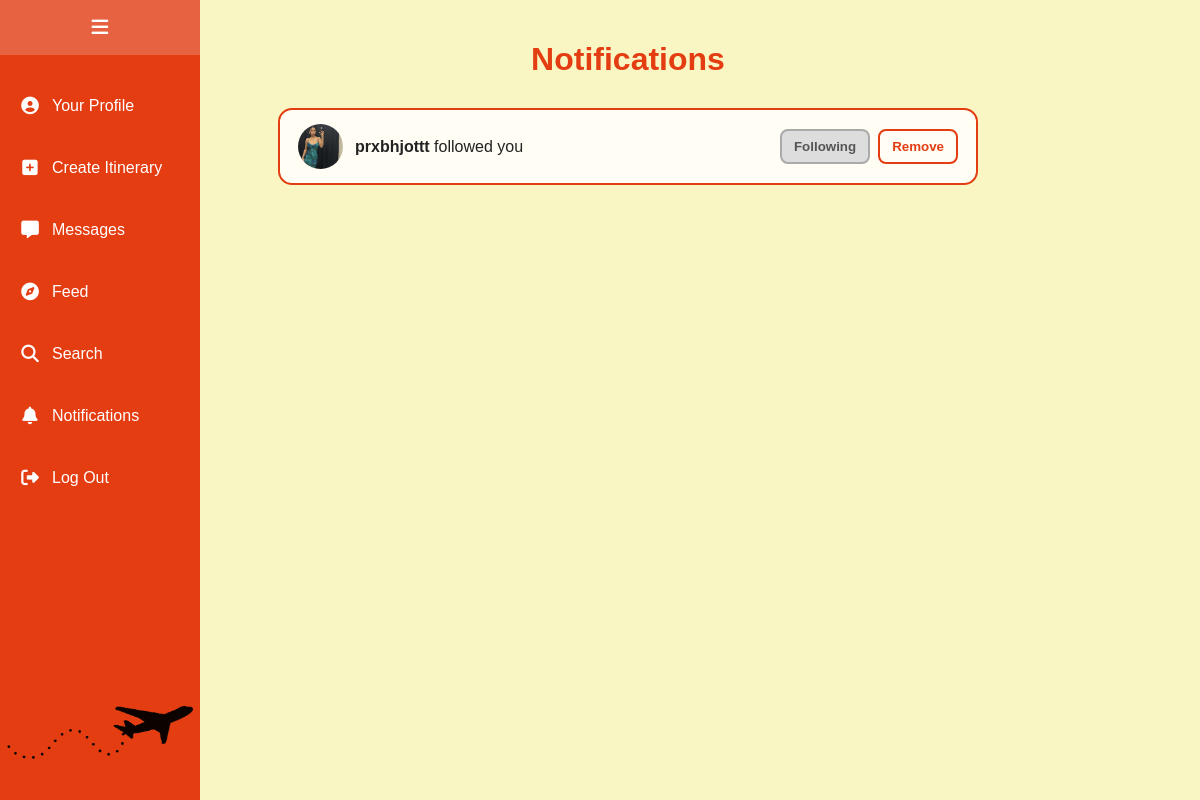
Screenshot of /notifications (signed in) with the database file from the repository.
### app.py (models this page shows, shortened)
class User(db.Model):
    id = db.Column(db.Integer, primary_key=True)
    email = db.Column(db.String(120), unique=True, nullable=False)
    phone = db.Column(db.String(20), nullable=False)
    password_hash = db.Column(db.String(255), nullable=False)
    username = db.Column(db.String(50), unique=True, nullable=True)
    bio = db.Column(db.Text, nullable=True)
    avatar_url = db.Column(db.String(255), nullable=True)
    interest_1 = db.Column(db.String(25), nullable=True)
    interest_2 = db.Column(db.String(25), nullable=True)
    interest_3 = db.Column(db.String(25), nullable=True)
    interest_4 = db.Column(db.String(25), nullable=True)
    interest_5 = db.Column(db.String(25), nullable=True)

### app.py (the view)
@app.route('/notifications')
def notifications():
    current_user_id = session.get("user_id")
    if not current_user_id:
        return redirect(url_for('login_page'))
    follower_records = Follow.query.filter_by(
        following_id=current_user_id
    ).order_by(Follow.created_at.desc()).all()
    notifications = []
    for record in follower_records:
        follower = User.query.get(record.follower_id)
        if follower:
            is_following_back = Follow.query.filter_by(
                follower_id=current_user_id,
                following_id=follower.id
            ).first() is not None
            notifications.append({
                "follower": follower,
                "is_following_back": is_following_back
            })
    return render_template(
        'notifications.html',
        notifications=notifications
    )

### templates/notifications.html (shortened to what this page needs)
<!DOCTYPE html>
<html>
<head>
    <link rel="stylesheet" href="https://cdnjs.cloudflare.com/ajax/libs/font-awesome/6.5.0/css/all.min.css">
    <link rel="stylesheet" href="{{ url_for('static', filename='styles.css') }}">
</head>
<body>
    {% include 'navbar.html' %}
    <div class="page-wrapper">
        <div class="middle-column">
            <h1>Notifications</h1>
            <div class="notifications-container">
                {% if notifications %}
                    {% for notification in notifications %}
                        <div class="notification-card" onclick="goToProfile('{{ notification.follower.id }}')">
                            <div class="notification-left">
                                {% if notification.follower.avatar_url %}
                                    <img
                                        src="{{ url_for('static', filename='uploads/' + notification.follower.avatar_url) }}"
                                        class="notification-avatar"
                                    >
                                {% else %}
                                    <div class="notification-avatar-placeholder"></div>
                                {% endif %}
                                <p>
                                    <strong>{{ notification.follower.username }}</strong>
                                    followed you
                                </p>
                            </div>
                            <div class="notification-actions" onclick="event.stopPropagation()">
                                {% if notification.is_following_back %}
                                    <button class="notification-btn following-btn" disabled>
                                        Following
                                    </button>
                                {% endif %}
                                <button
                                    class="notification-btn remove-btn"
                                    onclick="removeFollower('{{ notification.follower.id }}', this)"
                                >
                                    Remove
                                </button>
                            </div>
                        </div>
                    {% endfor %}
                {% else %}
                    <div class="empty-state">
                        <i class="fa-solid fa-bell"></i>
                        <p>No notifications yet</p>
                    </div>
                {% endif %}
            </div>
        </div>
    </div>
</body>
</html>

### static/styles.css (style rules this page uses)
body { font-family: Helvetica, Arial, sans-serif; background-color: #faf6c3 !important; color: black; text-align: center; margin: 0; padding: 0; }
h1 { font-size:xx-large; color: #e43d12; }
.page-wrapper { margin-left: 56px; display: flex; height: 100vh; overflow: hidden; }
.middle-column { flex: 1; overflow-y: auto; padding: 20px; text-align: center; background-color: #faf6c3; }
.notifications-container { max-width: 700px; margin: 30px auto; }
.notification-card { display: flex; justify-content: space-between; align-items: center; gap: 15px; border: 2px solid #e43d12; border-radius: 14px; padding: 14px 18px; margin-bottom: 14px; background: #fffdf4; cursor: pointer; }
.notification-left { display: flex; align-items: center; gap: 12px; }
.notification-left p { margin: 0; color: #222; }
.notification-avatar, .notification-avatar-placeholder { width: 45px; height: 45px; border-radius: 50%; object-fit: cover; }
.notification-actions { display: flex; gap: 8px; }
.notification-btn { border: 2px solid #e43d12; border-radius: 8px; padding: 8px 12px; cursor: pointer; font-weight: bold; }
.remove-btn { background: transparent; color: #e43d12; }
.following-btn { background: #ddd; color: #555; border-color: #aaa; cursor: default; }

### rows the page displays
User: avatar_url (picture), follower.username "prxbhjottt"
